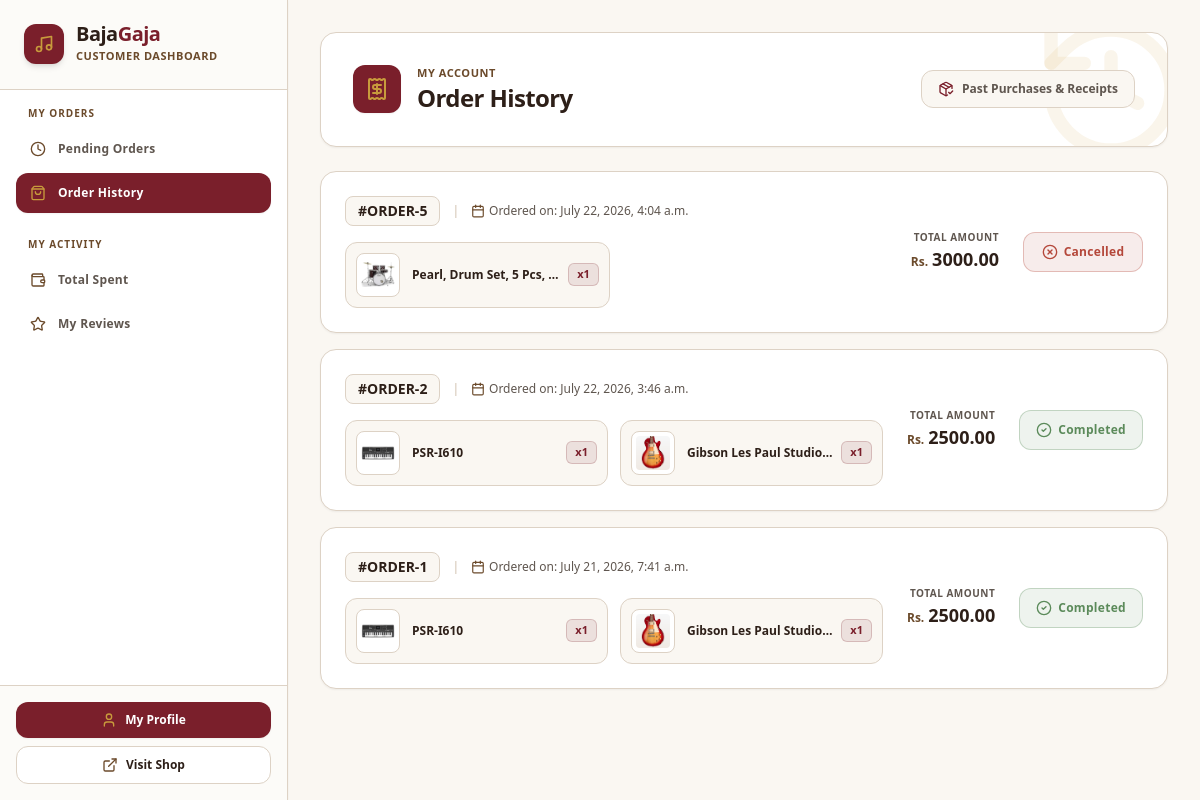
The app's page /dashboard/?section=my-orders (signed in), older data.
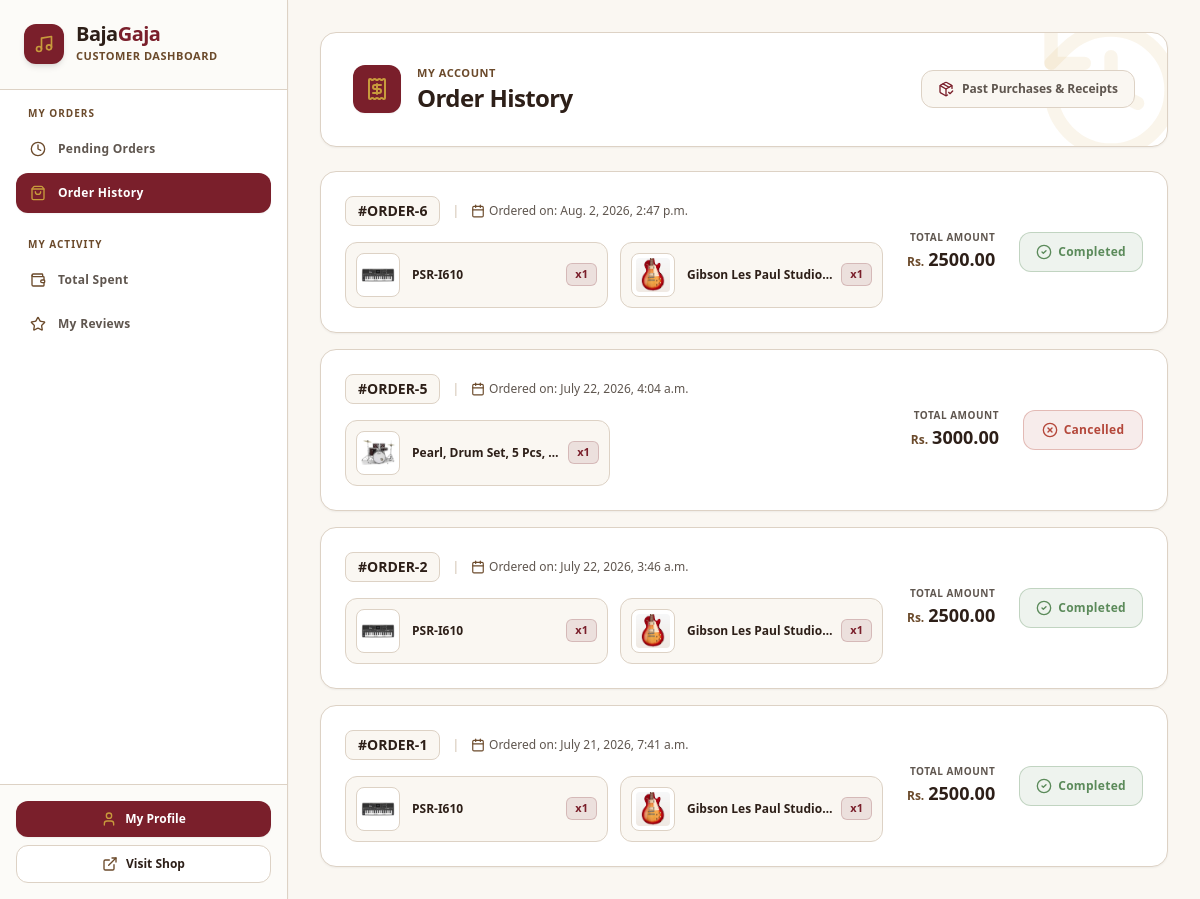
The same page, newer data.
### bg_app/models.py (models this page shows, shortened)
class Order(models.Model):
    class Status(models.TextChoices):
        CONFIRMED = 'confirmed', 'Order Confirmed'
        SHIPPING = 'shipping', 'In Transit'
        DELIVERED = 'delivered', 'Delivered'
        COMPLETED = 'completed', 'Completed'
        CANCELLED = 'cancelled', 'Cancelled'
    class PaymentMethod(models.TextChoices):
        ESEWA = 'esewa', 'Esewa'
        COD = 'cod', 'Cash on Delivery'
    customer = models.ForeignKey(User, on_delete=models.CASCADE, related_name='orders')
    total_amount = models.DecimalField(max_digits=12, decimal_places=2)
    status = models.CharField(max_length=20, choices=Status.choices, default=Status.CONFIRMED)
    transaction_id = models.CharField(max_length=100, blank=True, null=True)
    shipping_address = models.TextField()
    payment_method = models.CharField(max_length=20, choices=PaymentMethod.choices, default=PaymentMethod.ESEWA)
    created_at = models.DateTimeField(auto_now_add=True)

class OrderItem(models.Model):
    order = models.ForeignKey(Order, on_delete=models.CASCADE, related_name='items')
    product = models.ForeignKey(Product, on_delete=models.CASCADE)
    price_at_purchase = models.DecimalField(max_digits=10, decimal_places=2)
    quantity = models.PositiveIntegerField(default=1)

class Product(models.Model):
    class Category(models.TextChoices):
        GUITARS = 'guitars', 'Guitars & Basses'
        KEYBOARDS = 'keyboards', 'Keyboards & Synthesizers'
        DRUMS = 'drums', 'Drums & Percussion'
        TRADITIONAL = 'traditional', 'Traditional & Folk'
        WIND = 'wind', 'Wind & Brass'
        STUDIO = 'studio', 'Studio & Recording'
        AMPS_EFFECTS = 'amps_effects', 'Amps & Effect Pedals'
        ACCESSORIES = 'accessories', 'Accessories & Cables'
    class Condition(models.TextChoices):
        NEW = 'new', 'Brand New (Sealed)'
        REFURBISHED = 'refurbished', 'Factory Refurbished'
        USED = 'used', 'Pre-Owned / Good'
    brand = models.ForeignKey(Brand, on_delete=models.SET_NULL, null=True, related_name='products')
    name = models.CharField(max_length=255)
    category = models.CharField(max_length=20, choices=Category.choices)
    condition = models.CharField(max_length=20, choices=Condition.choices, default=Condition.NEW)
    description = models.TextField()
    price = models.DecimalField(max_digits=10, decimal_places=2)
    stock = models.PositiveIntegerField(default=0)
    product_image = models.ImageField(upload_to='images/products/')
    sku = models.CharField(max_length=100, unique=True, blank=True, null=True)
    is_active = models.BooleanField(default=True)
    created_at = models.DateTimeField(auto_now_add=True)

### bg_app/views/dashboard.py (the view)
# urls.py: path('dashboard/', customer_dashboard_view, name='customer_dashboard'),
@login_required
def customer_dashboard_view(request):
    if request.user.is_staff:
        messages.error(request, "You are not authorized to access this page.")
        return redirect('/')
    section = request.GET.get('section', 'pending-orders')
    context = {
        'section': section,
        'gross_spent': Order.objects.filter(customer=request.user, status=Order.Status.COMPLETED).aggregate(total_spent=models.Sum('total_amount'))['total_spent'] or 0,
        'average_spent': Order.objects.filter(customer=request.user, status=Order.Status.COMPLETED).aggregate(average_spent=models.Avg('total_amount'))['average_spent'] or 0,
    }
    if section == 'pending-orders':
        context['pending_orders'] = Order.objects.exclude(customer=request.user, status__in=[Order.Status.COMPLETED, Order.Status.CANCELLED]).order_by('-created_at')
    if section == 'my-orders':
        context['orders'] = Order.objects.filter(customer=request.user, status__in=[Order.Status.COMPLETED, Order.Status.CANCELLED]).order_by('-created_at')
    if section == 'my-reviews':
        context['my_reviews'] = Review.objects.filter(customer=request.user).order_by('-created_at')
    if section == 'total-spent':
        context['total_spent'] = Order.objects.filter(customer=request.user, status=Order.Status.COMPLETED).order_by('-created_at')
    return render(request, 'dashboard/customer_dashboard.html', context)

### bg_app/templates/dashboard/customer_dashboard.html (shortened to what the changed rows need)
<!DOCTYPE html>
<html lang="en">
<head>
    {% load static %}
    <link href="{% static 'css/styles.css' %}" rel="stylesheet" />
</head>
<body class="bg-[#FAF7F2] text-[#5F564F] font-sans flex min-h-screen overflow-hidden selection:bg-[#7A1F2B] selection:text-white">
    <aside class="w-72 bg-white text-[#5F564F] flex flex-col shadow-sm border-r border-[#DDD2C5] shrink-0 relative z-30">
        <div class="p-6 border-b border-[#DDD2C5] bg-[#FAF7F2]/50">
            <div class="flex items-center gap-3">
                <div>
                    <h1 class="text-xl font-extrabold tracking-tight text-[#2D1F18] leading-none">
                        Baja<span class="text-[#7A1F2B]">Gaja</span>
                    </h1>
                </div>
            </div>
        </div>
    </aside>
    <main class="flex-grow flex flex-col h-screen overflow-y-auto bg-[#FAF7F2] p-6 sm:p-8 custom-scrollbar">
        {% if section == 'pending-orders' or not section %}
            {% include 'dashboard/customer/_pending_orders.html' %}
        {% elif section == 'my-orders' %}
            {% include 'dashboard/customer/_my_orders.html' %}
        {% elif section == 'total-spent' %}
            {% include 'dashboard/customer/_total_spent.html' %}
        {% elif section == 'my-reviews' %}
            {% include 'dashboard/customer/_my_reviews.html' %}
        {% endif %}
    </main>
</body>
</html>

### bg_app/templates/dashboard/customer/_my_orders.html (shortened to what the changed rows need)
<div class="space-y-6">
    <div class="bg-white border border-[#DDD2C5] rounded-2xl p-6 sm:p-8 shadow-sm relative overflow-hidden">
        <div class="flex flex-col sm:flex-row sm:items-center justify-between gap-4 relative z-10">
            <div class="flex items-center gap-4">
                <div>
                    <h1 class="text-2xl font-black text-[#2D1F18] tracking-tight">Order History</h1>
                </div>
            </div>
        </div>
    </div>
    <div class="space-y-4">
        {% for order in orders %}
            <div class="bg-white border border-[#DDD2C5] rounded-2xl p-6 flex flex-col lg:flex-row lg:items-center justify-between gap-6 hover:border-[#C89B3C] transition-all shadow-sm">
                <div class="space-y-4 flex-grow w-full">
                    <div class="flex flex-wrap items-center gap-3 text-xs font-semibold">
                        <span class="font-extrabold text-[#2D1F18] text-sm bg-[#FAF7F2] px-3 py-1 rounded-lg border border-[#DDD2C5]">
                            #ORDER-{{ order.id }}
                        </span>
                        <span class="text-[#DDD2C5]">|</span>
                        <span class="text-[#5F564F] flex items-center gap-1 font-medium">
                            <i data-lucide="calendar" class="w-3.5 h-3.5 text-[#6B4A2B]"></i>
                            Ordered on: {{ order.created_at }}
                        </span>
                    </div>
                    <div class="grid grid-cols-1 sm:grid-cols-2 gap-3 max-w-4xl">
                        {% for item in order.items.all %}
                            <div class="flex items-center gap-3 bg-[#FAF7F2] border border-[#DDD2C5] p-2.5 rounded-xl">
                                <div class="w-11 h-11 bg-white border border-[#DDD2C5] rounded-lg overflow-hidden flex items-center justify-center p-1 shrink-0">
                                    {% if item.product.product_image %}
                                        <img src="{{ item.product.product_image.url }}" alt="{{ item.product.name }}" class="w-full h-full object-contain rounded">
                                    {% else %}
                                        <i data-lucide="music" class="w-5 h-5 text-[#6B4A2B]"></i>
                                    {% endif %}
                                </div>
                                <div class="flex-grow min-w-0 flex items-center justify-between gap-2">
                                    <span class="text-[#2D1F18] text-xs font-bold truncate">
                                        {{ item.product.name }}
                                    </span>
                                    <span class="text-[#7A1F2B] bg-[#7A1F2B]/10 border border-[#7A1F2B]/20 px-2 py-0.5 rounded-md text-[11px] font-extrabold shrink-0">
                                        x{{ item.quantity }}
                                    </span>
                                </div>
                            </div>
                        {% endfor %}
                    </div>
                </div>
                <div class="flex flex-wrap sm:flex-nowrap items-center justify-between lg:justify-end gap-6 border-t lg:border-t-0 border-[#DDD2C5] pt-4 lg:pt-0 shrink-0 w-full lg:w-auto">
                    <div class="flex flex-col lg:text-right">
                        <span class="text-[10px] uppercase font-bold tracking-wider text-[#5F564F]">Total Amount</span>
                        <div class="flex items-baseline gap-1">
                            <span class="text-xs font-bold text-[#6B4A2B]">Rs.</span>
                            <span class="text-lg font-black text-[#2D1F18]">{{ order.total_amount }}</span>
                        </div>
                    </div>
                    <div class="shrink-0">
                        {% if order.status == 'completed' %}
                            <div class="bg-[#5B8A5A]/10 border border-[#5B8A5A]/30 text-[#5B8A5A] font-bold h-10 px-4 rounded-xl flex items-center justify-center gap-1.5 text-xs tracking-wide shadow-xs select-none min-w-[120px]">
                                <i data-lucide="check-circle-2" class="w-4 h-4"></i>
                                <span>Completed</span>
                            </div>
                        {% else %}
                            <div class="bg-[#B4473A]/10 border border-[#B4473A]/30 text-[#B4473A] font-bold h-10 px-4 rounded-xl flex items-center justify-center gap-1.5 text-xs tracking-wide shadow-xs select-none min-w-[120px]">
                                <i data-lucide="x-circle" class="w-4 h-4"></i>
                                <span>Cancelled</span>
                            </div>
                        {% endif %}
                    </div>
                </div>
            </div>
        {% endfor %}
    </div>
</div>

Row changes from the older to the newer data that the page shows:
now on this page (row edited): Order: id "6", created_at "Aug. 2, 2026, 2:47 p.m.", total_amount "2500.00", status "completed" (drawn)
now on this page (row unchanged): OrderItem: product.product_image (picture), product.name "PSR-I610", quantity "1", shown under "6"
now on this page (row unchanged): OrderItem: product.product_image (picture), product.name "Gibson Les Paul Studio…", quantity "1", shown under "6"
